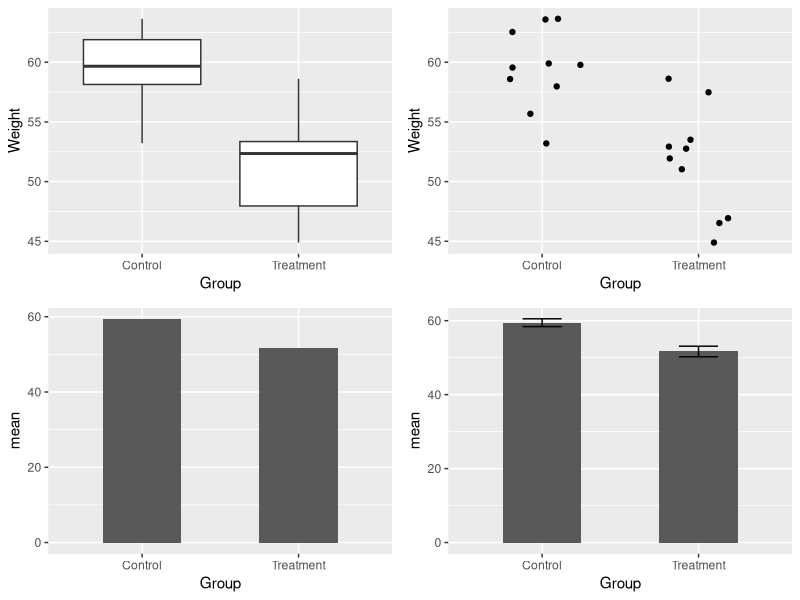
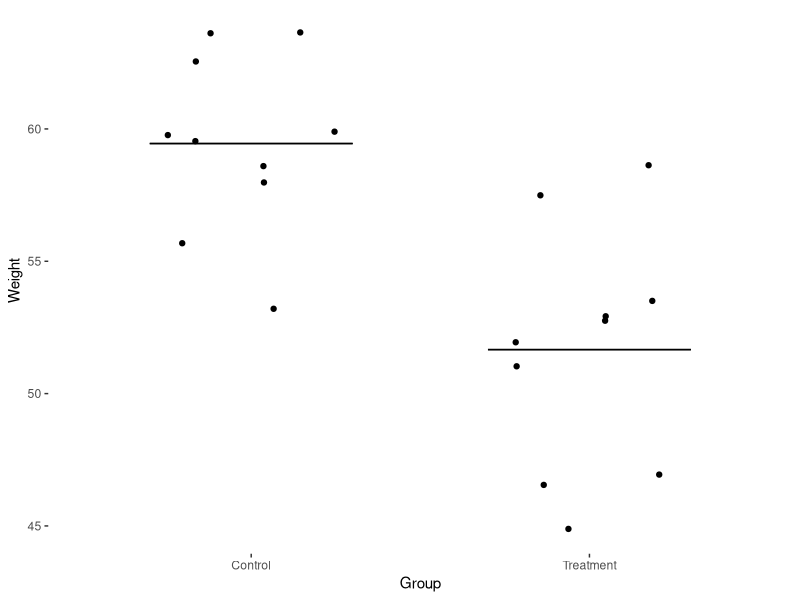
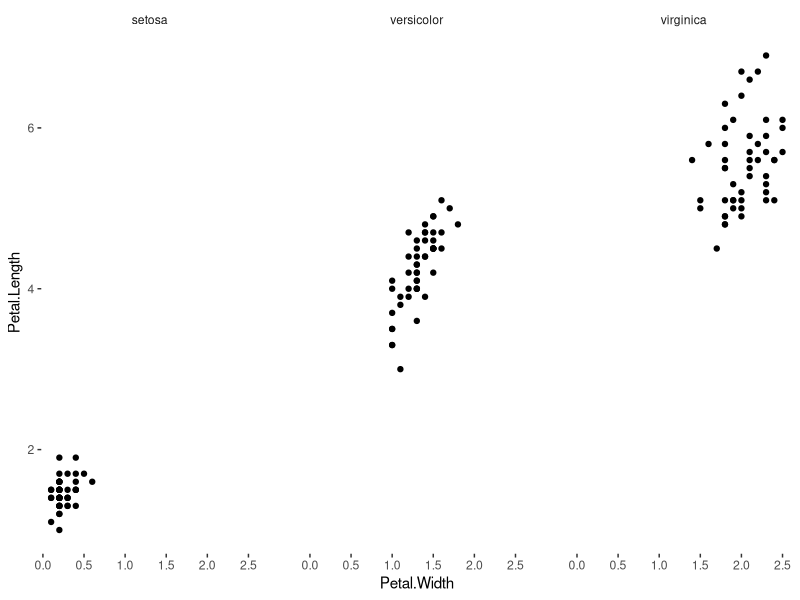

Here is the R script that generated these plots, in order:
## ---- chunk 1
fake_data <- data.frame(
    Group = as.factor(c(rep('Treatment', 10), rep('Control', 10))),
    Weight = c(rnorm(10, mean = 50, sd = 4), rnorm(10, mean = 60, sd = 5))
)

library(dplyr)
summary_fake <- fake_data %>% 
    group_by(Group) %>% 
    summarize(mean = mean(Weight),
              se = sqrt(var(Weight) / length(Weight)))

library(ggplot2)
p1 <- ggplot(fake_data, aes(y = Weight, x = Group)) +
    geom_boxplot()

p2 <- ggplot(fake_data, aes(y = Weight, x = Group)) +
    geom_jitter(width = 0.25)

p3 <- ggplot(summary_fake, aes(y = mean, x = Group)) +
    geom_bar(stat = 'identity', width = 0.5)
    
p4 <- ggplot(summary_fake, aes(y = mean, x = Group)) +
    geom_bar(stat = 'identity', width = 0.5) +
    geom_errorbar(aes(ymax = mean + se, ymin = mean - se), width = 0.25)

library(gridExtra)
grid.arrange(p1, p2, p3, p4, ncol = 2)

library(ggthemes)
ggplot(fake_data, aes(y = Weight, x = Group)) +
    geom_jitter(width = 0.25) +
    geom_errorbar(stat = 'summary', fun.y = 'mean', width = 0.6, 
                  aes(ymax = ..y.., ymin = ..y..)) +
    theme_tufte(base_family = 'sans')

ggplot(iris, aes(y = Petal.Length, x = Petal.Width)) +
    geom_point() +
    facet_grid(~ Species, ) +
    theme_tufte(base_family = 'sans') +
    theme(panel.spacing = unit(2.5, 'lines'))
